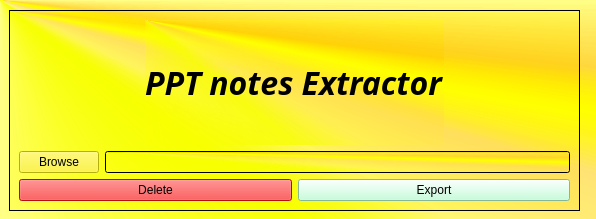
<?xml version="1.0" encoding="UTF-8"?>
<ui version="4.0">
 <class>Form</class>
 <widget class="QWidget" name="Form">
  <property name="geometry">
   <rect>
    <x>0</x>
    <y>0</y>
    <width>596</width>
    <height>219</height>
   </rect>
  </property>
  <property name="windowTitle">
   <string>PPTX Notes Extractor (by aymen mahmoudi) V 1.0</string>
  </property>
  <property name="styleSheet">
   <string notr="true">background-color: qconicalgradient(cx:0, cy:0, angle:135, stop:0 rgba(212, 54, 197, 29), stop:0.218905 rgba(251, 102, 0, 145), stop:0.375 rgba(255, 255, 0, 69), stop:0.45 rgba(247, 255, 0, 208), stop:0.477581 rgba(255, 244, 71, 130), stop:0.518717 rgba(255, 218, 71, 130), stop:0.55 rgba(255, 255, 0, 255), stop:0.57754 rgba(255, 203, 0, 130), stop:0.625 rgba(255, 255, 0, 69), stop:1 rgba(255, 255, 0, 69));</string>
  </property>
  <widget class="QFrame" name="frame">
   <property name="geometry">
    <rect>
     <x>9</x>
     <y>10</y>
     <width>571</width>
     <height>201</height>
    </rect>
   </property>
   <property name="frameShape">
    <enum>QFrame::StyledPanel</enum>
   </property>
   <property name="frameShadow">
    <enum>QFrame::Raised</enum>
   </property>
   <layout class="QVBoxLayout" name="verticalLayout">
    <item alignment="Qt::AlignHCenter">
     <widget class="QLabel" name="label">
      <property name="font">
       <font>
        <family>Cascadia Mono SemiBold</family>
        <pointsize>24</pointsize>
        <weight>75</weight>
        <italic>true</italic>
        <bold>true</bold>
       </font>
      </property>
      <property name="text">
       <string>PPT notes Extractor</string>
      </property>
     </widget>
    </item>
    <item>
     <layout class="QGridLayout" name="gridLayout">
      <item row="0" column="1">
       <widget class="QLineEdit" name="path_lineEdit">
        <property name="styleSheet">
         <string notr="true">border-color: rgb(0, 0, 0);</string>
        </property>
       </widget>
      </item>
      <item row="0" column="0">
       <widget class="QPushButton" name="browse_pushButton">
        <property name="cursor">
         <cursorShape>PointingHandCursor</cursorShape>
        </property>
        <property name="styleSheet">
         <string notr="true">background-color: rgb(255, 247, 20);
font: 75 10pt &quot;Cascadia Mono&quot;;
</string>
        </property>
        <property name="text">
         <string>Browse</string>
        </property>
       </widget>
      </item>
     </layout>
    </item>
    <item>
     <layout class="QHBoxLayout" name="horizontalLayout">
      <item>
       <widget class="QPushButton" name="delete_pushButton">
        <property name="styleSheet">
         <string notr="true">background-color: rgb(255, 19, 19);
font: 75 10pt &quot;Cascadia Mono&quot;;</string>
        </property>
        <property name="text">
         <string>Delete</string>
        </property>
       </widget>
      </item>
      <item>
       <widget class="QPushButton" name="export_pushButton">
        <property name="cursor">
         <cursorShape>PointingHandCursor</cursorShape>
        </property>
        <property name="styleSheet">
         <string notr="true">background-color: rgb(185, 255, 211);
font: 75 10pt &quot;Cascadia Mono&quot;;</string>
        </property>
        <property name="text">
         <string>Export</string>
        </property>
       </widget>
      </item>
     </layout>
    </item>
   </layout>
  </widget>
 </widget>
 <resources/>
 <connections/>
</ui>
